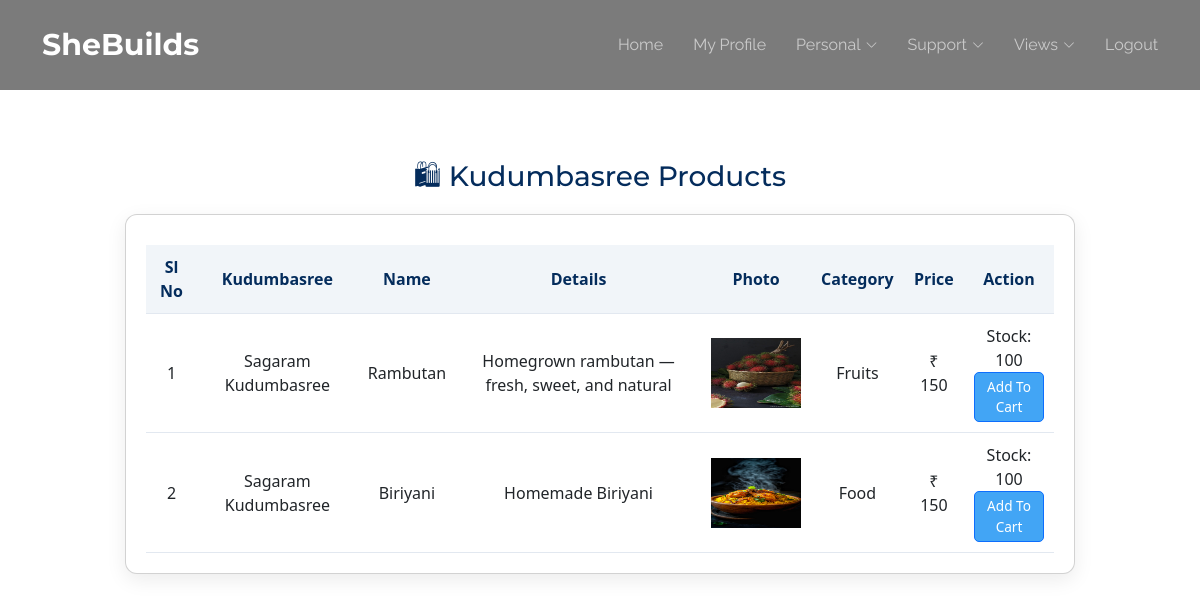
Page /User/ViewProduct/ on the committed database.
### Kudumbasree/models.py (models this page shows)
class tbl_product(models.Model):
   product_name=models.CharField(max_length=30)
   product_details=models.CharField(max_length=30)
   product_price=models.CharField(max_length=30)
   product_file=models.FileField(upload_to="Assets/File/User")
   category=models.ForeignKey(tbl_category,on_delete=models.CASCADE)
   kudumbasree=models.ForeignKey(tbl_kudumbasree,on_delete=models.CASCADE)

### Guest/models.py (models this page shows)
class tbl_kudumbasree(models.Model):
    kudumbasree_name=models.CharField(max_length=30)
    kudumbasree_email=models.CharField(max_length=30)
    kudumbasree_contact=models.CharField(max_length=30)
    kudumbasree_password=models.CharField(max_length=30)
    kudumbasree_status=models.IntegerField(default=0)
    localplace=models.ForeignKey(tbl_localplace,on_delete=models.CASCADE)
    authority=models.ForeignKey(tbl_authority,on_delete=models.CASCADE)
    authorityward=models.ForeignKey(tbl_authorityward,on_delete=models.CASCADE)

### Admin/models.py (models this page shows)
class tbl_category(models.Model):
    category_name=models.CharField(max_length=30)

### User/views.py (the view)
# urls.py: path('ViewProduct/',views.ViewProduct,name='ViewProduct'),
def ViewProduct(request):
    product = tbl_product.objects.all()
    for i in product:
        total_stock = tbl_stock.objects.filter(
            product=i.id
        ).aggregate(total=Sum('stock_count'))['total'] or 0
        total_cart = tbl_cart.objects.filter(
            product=i.id,
            cart_status=1
        ).aggregate(total=Sum('cart_quantity'))['total'] or 0
        available_stock = total_stock - total_cart
        i.total_stock = max(0, available_stock)   # prevent negative stock
    return render(request,'User/ViewProduct.html',{'product':product})

### User/Templates/User/ViewProduct.html (shortened to what this page needs)
{% extends 'User/Header.html' %}
{% block content %}
<div class="page-container">
    <h3>🛍 Kudumbasree Products</h3>
    <div class="card profile-card">
        <form action="" method="post">
            <table class="styled-table">
                <thead>
                    <tr>
                        <th>Sl No</th>
                        <th>Kudumbasree</th>
                        <th>Name</th>
                        <th>Details</th>
                        <th>Photo</th>
                        <th>Category</th>
                        <th>Price</th>
                        <th>Action</th>
                    </tr>
                </thead>
                <tbody>
                    {% for i in product %}
                    <tr>
                        <td>{{ forloop.counter }}</td>
                        <td>{{ i.kudumbasree.kudumbasree_name }}</td>
                        <td>{{ i.product_name }}</td>
                        <td>{{ i.product_details }}</td>
                        <td>
                            <img src="{{ i.product_file.url }}" width="90" height="70">
                        </td>
                        <td>{{ i.category.category_name }}</td>
                        <td>₹ {{ i.product_price }}</td>
                        <td>
                            {% if i.total_stock == 0 %}
                                <span class="status-pending">Out Of Stock</span>
                            {% else %}
                                Stock: {{ i.total_stock }} <br>
                                <a href="{% url 'User:addcart' i.id %}" class="btn btn-primary btn-sm">Add To Cart</a>
                            {% endif %}
                        </td>
                    </tr>
                    {% empty %}
                    <tr>
                        <td colspan="8" style="text-align:center;">No Products Found</td>
                    </tr>
                    {% endfor %}
                </tbody>
            </table>
        </form>
    </div>
</div>
{% endblock %}

### User/Templates/User/Header.html (shortened to what this page needs)
{% load static %}
<!DOCTYPE html>
<html lang="en">
<head>
  <link href="{% static 'Main/assets/vendor/bootstrap/css/bootstrap.min.css' %}" rel="stylesheet">
  <link href="{% static 'Main/assets/vendor/bootstrap-icons/bootstrap-icons.css' %}" rel="stylesheet">
  <link href="{% static 'Main/assets/vendor/aos/aos.css' %}" rel="stylesheet">
  <link href="{% static 'Main/assets/vendor/glightbox/css/glightbox.min.css' %}" rel="stylesheet">
  <link href="{% static 'Main/assets/vendor/swiper/swiper-bundle.min.css' %}" rel="stylesheet">
  <link href="{% static 'Main/assets/css/main.css' %}" rel="stylesheet">
</head>
<body class="index-page">
  <header id="header" class="header d-flex align-items-center fixed-top"
    style="background-color:  rgba(0, 0, 0, 0.519);">
    <div class="container-fluid container-xl position-relative d-flex align-items-center justify-content-between">
      <a href="index.html" class="logo d-flex align-items-center">
        <h1 class="sitename">SheBuilds</h1>
      </a>
      <nav id="navmenu" class="navmenu">
        <ul>
          <li><a href="{% url 'User:HomePage' %}">Home</a></li>
          <li><a href="{% url 'User:MyProfile' %}">My Profile</a></li>
          <li class="dropdown">
            <a href="#"><span>Personal</span> <i class="bi bi-chevron-down toggle-dropdown"></i></a>
          </li>
          <li class="dropdown">
            <a href="#"><span>Support</span> <i class="bi bi-chevron-down toggle-dropdown"></i></a>
          </li>
          <li class="dropdown">
            <a href="#"><span>Views</span> <i class="bi bi-chevron-down toggle-dropdown"></i></a>
          </li>
          <li><a href="{% url 'User:logout' %}">Logout</a></li>
        </ul>
      </nav>
    </div>
  </header>
  <main class="main">
    <div style="padding-top: 130px;">
      {% block content %}
      {% endblock content %}
    </div>
</body>
</html>

### Guest/static/Main/assets/css/main.css (style rules this page uses)
:root { --default-font: "Roboto", system-ui, -apple-system, "Segoe UI", Roboto, "Helvetica Neue", Arial, "Noto Sans", "Liberation Sans", sans-serif, "Apple Color Emoji", "Segoe UI Emoji", "Segoe UI Symbol", "Noto Color Emoji"; --heading-font: "Montserrat", sans-serif; --nav-font: "Raleway", sans-serif; }
:root { --background-color: #ffffff; --default-color: #2b180d; --heading-color: #1b2f45; --accent-color: #56b8e6; --surface-color: #ffffff; --contrast-color: #ffffff; }
:root { --nav-color: rgba(255, 255, 255, 0.6); --nav-hover-color: #ffffff; --nav-mobile-background-color: #ffffff; --nav-dropdown-background-color: #ffffff; --nav-dropdown-color: #212529; --nav-dropdown-hover-color: #56b8e6; }
:root { scroll-behavior: smooth; }
body { color: var(--default-color); background-color: var(--background-color); font-family: var(--default-font); }
a { color: var(--accent-color); text-decoration: none; transition: 0.3s; }
h1, h2, h3, h4, h5, h6 { color: var(--heading-color); font-family: var(--heading-font); }
.header { --background-color: rgba(255, 255, 255, 0); --heading-color: #ffffff; color: var(--default-color); background-color: var(--background-color); padding: 15px 0; transition: all 0.5s; z-index: 997; }
.header .logo { line-height: 1; }
.header .logo h1 { font-size: 30px; margin: 0; font-weight: 700; color: var(--heading-color); }
@media (min-width: 1200px) { .navmenu { padding: 0; } }
@media (min-width: 1200px) { .navmenu ul { margin: 0; padding: 0; display: flex; list-style: none; align-items: center; } }
@media (min-width: 1200px) { .navmenu li { position: relative; } }
@media (min-width: 1200px) { .navmenu a, .navmenu a:focus { color: var(--nav-color); padding: 18px 15px; font-size: 16px; font-family: var(--nav-font); font-weight: 400; display: flex; align-items: center; justify-content: space-between; white-space: nowrap; transition: 0.3s; } }
@media (min-width: 1200px) { .navmenu a i, .navmenu a:focus i { font-size: 12px; line-height: 0; margin-left: 5px; transition: 0.3s; } }
@media (min-width: 1200px) { .navmenu li:last-child a { padding-right: 0; } }

### User/Templates/User/ViewProduct.html (style rules this page uses)
.page-container { max-width: 950px; margin: 30px auto; font-family: 'Segoe UI', Tahoma, Geneva, Verdana, sans-serif; }
h3 { text-align: center; color: #042c5c; margin-bottom: 20px; }
.card.profile-card { background: #fff; padding: 20px; border-radius: 12px; box-shadow: 0 6px 20px rgba(0,0,0,0.08); margin-bottom: 25px; }
.styled-table { width: 100%; border-collapse: collapse; margin-top: 10px; }
.styled-table th, .styled-table td { padding: 10px; border-bottom: 1px solid #e2e8f0; text-align: center; }
.styled-table th { background-color: #f1f5f9; color: #042c5c; }
.btn-sm { padding: 4px 8px; font-size: 0.85rem; border-radius: 5px; text-decoration: none; color: #fff; cursor: pointer; }
.btn-primary { background-color: #42a5f5; }

### rows in the picture
tbl_product: kudumbasree.kudumbasree_name "Sagaram Kudumbasree", product_name "Rambutan", product_details "Homegrown rambutan — fresh, sweet, and natural", product_file (picture), category.category_name "Fruits", product_price "150", total_stock "100"
tbl_product: kudumbasree.kudumbasree_name "Sagaram Kudumbasree", product_name "Biriyani", product_details "Homemade Biriyani", product_file (picture), category.category_name "Food", product_price "150", total_stock "100"
